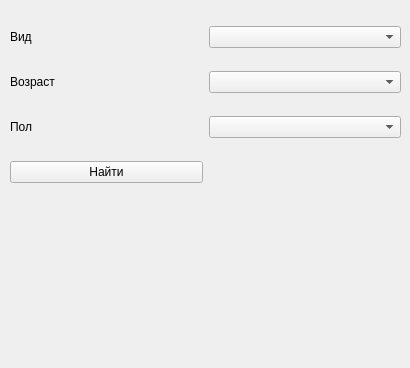
<?xml version="1.0" encoding="UTF-8"?>
<ui version="4.0">
    <class>InSeasonalHistory2Widget</class>
    <widget class="QWidget" name="InSeasonalHistory2Widget">
        <property name="enabled">
            <bool>true</bool>
        </property>
        <property name="geometry">
            <rect>
                <x>0</x>
                <y>0</y>
                <width>410</width>
                <height>368</height>
            </rect>
        </property>
        <property name="sizePolicy">
            <sizepolicy hsizetype="Expanding" vsizetype="Expanding">
                <horstretch>0</horstretch>
                <verstretch>0</verstretch>
            </sizepolicy>
        </property>
        <property name="windowTitle">
            <string>Form</string>
        </property>
        <property name="layoutDirection">
            <enum>Qt::LeftToRight</enum>
        </property>
        <widget class="QWidget" name="gridLayoutWidget">
            <property name="geometry">
                <rect>
                    <x>10</x>
                    <y>9</y>
                    <width>391</width>
                    <height>191</height>
                </rect>
            </property>
            <layout class="QGridLayout" name="gridLayout">
                <property name="sizeConstraint">
                    <enum>QLayout::SetDefaultConstraint</enum>
                </property>
                <item row="2" column="0">
                    <widget class="QLabel" name="label_3">
                        <property name="text">
                            <string>Пол</string>
                        </property>
                    </widget>
                </item>
                <item row="1" column="0">
                    <widget class="QLabel" name="label_2">
                        <property name="text">
                            <string>Возраст</string>
                        </property>
                    </widget>
                </item>
                <item row="0" column="0">
                    <widget class="QLabel" name="label">
                        <property name="text">
                            <string>Вид</string>
                        </property>
                    </widget>
                </item>
                <item row="3" column="0">
                    <widget class="QPushButton" name="push_button_find">
                        <property name="text">
                            <string>Найти</string>
                        </property>
                    </widget>
                </item>
                <item row="3" column="1">
                    <widget class="QLabel" name="label_found">
                        <property name="text">
                            <string/>
                        </property>
                    </widget>
                </item>
                <item row="0" column="1">
                    <widget class="ExtendedComboBox" name="combo_box_species"/>
                </item>
                <item row="1" column="1">
                    <widget class="ExtendedComboBox" name="combo_box_age"/>
                </item>
                <item row="2" column="1">
                    <widget class="ExtendedComboBox" name="combo_box_gender"/>
                </item>
            </layout>
        </widget>
    </widget>
    <customwidgets>
        <customwidget>
            <class>ExtendedComboBox</class>
            <extends>QComboBox</extends>
            <header>widget.widget_ext_combo_box</header>
        </customwidget>
    </customwidgets>
    <resources/>
    <connections/>
</ui>
